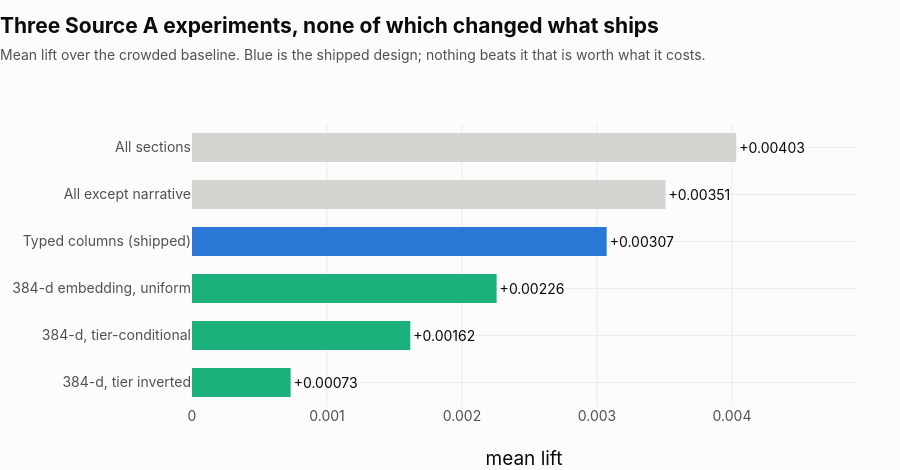

Notebook cell for this chart:
### Markdown cell above
---

## 4. What was ruled out

Negative results, kept short. Three Source A experiments were run and all three
came back against the change; the shipped design is unchanged as a result, which
is itself the finding.

- **Section scope** — reading every section beats reading only economy-titled
  ones (+0.00403 vs +0.00307), but **67% of the hits it adds sit in historical
  framing**. A defunct-industry detector wearing a current-economy label. Not
  shipped.
- **A smaller embedding** — `all-MiniLM-L6-v2` at 384 dimensions, 90MB against
  bge-m3's 2.2GB, chunked and mean-pooled. Best arm reaches +0.00226 against the
  typed block's +0.00307. The embedding still loses, at one twenty-fourth the
  download.
- **Tier-conditional reading** — letting article length decide how much of a page
  is read, in both directions. Both lose to reading the same sections for
  everyone.

### Code cell
arms = [
    ("Typed columns (shipped)", scope["scopes"]["economy"]["mean_lift"], BLUE),
    ("All sections", scope["scopes"]["all_sections"]["mean_lift"], MUTED),
    ("All except narrative", scope["scopes"]["no_narrative"]["mean_lift"], MUTED),
    ("384-d embedding, uniform", embed["representations"]["uniform"]["mean_lift"], AQUA),
    ("384-d, tier-conditional", embed["representations"]["tier_conditional"]["mean_lift"], AQUA),
    ("384-d, tier inverted", embed["representations"]["tier_conditional_inverse"]["mean_lift"], AQUA),
]
arms = sorted(arms, key=lambda a: a[1])
fig = go.Figure(go.Bar(
    x=[a[1] for a in arms], y=[a[0] for a in arms], orientation="h",
    marker_color=[a[2] for a in arms],
    text=[f"{a[1]:+.5f}" for a in arms], textposition="outside",
    textfont=dict(size=14),
    hovertemplate="%{y}<br>%{x:+.5f}<extra></extra>", showlegend=False,
))
style(fig,
      "Three Source A experiments, none of which changed what ships",
      "Mean lift over the crowded baseline. Blue is the shipped design; nothing "
      "beats it that is worth what it costs.",
      height=470, legend=False)
fig.update_xaxes(title="mean lift", tickformat="+.4f",
                 range=[0, max(a[1] for a in arms) * 1.22])
fig.show()

### Figure 1 — Plotly figure (JSON) as saved in the notebook; plotly's stock layout.template omitted (floating-point values rounded to 4 significant figures)
{"data": [{"hovertemplate": "%{y}<br>%{x:+.5f}<extra></extra>", "marker": {"color": ["#1baf7a", "#1baf7a", "#1baf7a", "#2a78d6", "#d5d4d0", "#d5d4d0"]}, "orientation": "h", "showlegend": false, "text": ["+0.00073", "+0.00162", "+0.00226", "+0.00307", "+0.00351", "+0.00403"], "textfont": {"size": 14}, "textposition": "outside", "type": "bar", "x": [0.0007307, 0.001617, 0.002256, 0.003072, 0.003508, 0.004031], "y": ["384-d, tier inverted", "384-d, tier-conditional", "384-d embedding, uniform", "Typed columns (shipped)", "All except narrative", "All sections"]}], "layout": {"bargap": 0.34, "bargroupgap": 0.06, "font": {"color": "#0b0b0b", "family": "-apple-system, BlinkMacSystemFont, Segoe UI, Helvetica, Arial, sans-serif", "size": 16}, "height": 470, "hoverlabel": {"bgcolor": "white", "bordercolor": "#ecebe6", "font": {"family": "-apple-system, BlinkMacSystemFont, Segoe UI, Helvetica, Arial, sans-serif", "size": 14}}, "legend": {"bgcolor": "rgba(0,0,0,0)", "font": {"color": "#52514e", "size": 14}, "orientation": "h", "x": 0, "y": -0.2, "yanchor": "top"}, "margin": {"b": 64, "l": 12, "r": 44, "t": 124}, "paper_bgcolor": "#fcfcfb", "plot_bgcolor": "#fcfcfb", "showlegend": false, "title": {"font": {"color": "#0b0b0b", "size": 21}, "text": "<b>Three Source A experiments, none of which changed what ships</b><br><span style='font-size:14px;color:#52514e'>Mean lift over the crowded baseline. Blue is the shipped design; nothing beats it that is worth what it costs.</span>", "x": 0, "xanchor": "left", "y": 0.93, "yanchor": "top"}, "uniformtext": {"minsize": 11, "mode": "hide"}, "xaxis": {"automargin": true, "gridcolor": "#ecebe6", "gridwidth": 1, "range": [0, 0.004918], "showgrid": true, "showline": false, "tickfont": {"color": "#52514e", "size": 14}, "tickformat": "+.4f", "ticks": "", "title": {"text": "mean lift"}, "zeroline": false}, "yaxis": {"automargin": true, "gridcolor": "#ecebe6", "gridwidth": 1, "showgrid": true, "showline": false, "tickfont": {"color": "#52514e", "size": 14}, "ticks": "", "title": {"font": {"color": "#52514e", "size": 14.5}}, "zeroline": false}}}
